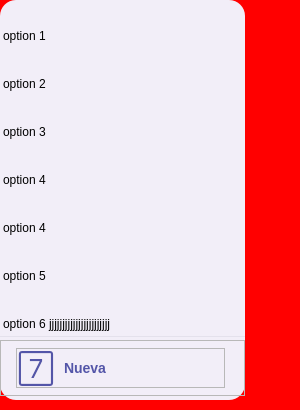
<?xml version="1.0" encoding="UTF-8"?>
<ui version="4.0">
 <class>consulList</class>
 <widget class="QWidget" name="consulList">
  <property name="geometry">
   <rect>
    <x>0</x>
    <y>0</y>
    <width>300</width>
    <height>410</height>
   </rect>
  </property>
  <property name="sizePolicy">
   <sizepolicy hsizetype="Maximum" vsizetype="Maximum">
    <horstretch>0</horstretch>
    <verstretch>0</verstretch>
   </sizepolicy>
  </property>
  <property name="minimumSize">
   <size>
    <width>300</width>
    <height>410</height>
   </size>
  </property>
  <property name="maximumSize">
   <size>
    <width>300</width>
    <height>410</height>
   </size>
  </property>
  <property name="windowTitle">
   <string>Form</string>
  </property>
  <property name="styleSheet">
   <string notr="true">QWidget
{
background:red;
}

QFrame#FrameBase
{
background:#FFFBFF;
border-radius: 16px;
}

QFrame#mainFrame
{
background:rgba(83, 85, 168, 20);
border-radius: 16px;

}

QFrame#buttonFrame
{
background:none;
}

QFrame#dataFrame
{
background:None;

border-bottom-width: 1px;
border-style: solid;
border-bottom-color: #E4E1EC;
}

QFrame#dataButtonFrame
{
background:none;
}

QLabel#iconLabel
{
background:None;
color:#5355A8;
font-family:Material Icons;
font-style: normal;
font-size: 26px;
}

QLabel#labelButton {
color:#5355A8;
font-family: 'Roboto';
background: none;
font-weight: 500;
font-size: 14px;
line-height: 20px;
}

QScrollArea#scrollAreaList
{
background:transparent;
border:None;
}

QScrollBar:vertical
{
background:None;
border:None;
width: 0px;
}

QWidget#listScroll
{
background:transparent;

}

QFrame#itemFrame
{
background:green;
}

QLabel
{
background:None;
}

</string>
  </property>
  <widget class="QFrame" name="FrameBase">
   <property name="geometry">
    <rect>
     <x>0</x>
     <y>0</y>
     <width>245</width>
     <height>400</height>
    </rect>
   </property>
   <property name="minimumSize">
    <size>
     <width>125</width>
     <height>56</height>
    </size>
   </property>
   <property name="maximumSize">
    <size>
     <width>245</width>
     <height>400</height>
    </size>
   </property>
   <property name="frameShape">
    <enum>QFrame::StyledPanel</enum>
   </property>
   <property name="frameShadow">
    <enum>QFrame::Raised</enum>
   </property>
   <layout class="QVBoxLayout" name="verticalLayout">
    <property name="spacing">
     <number>0</number>
    </property>
    <property name="leftMargin">
     <number>0</number>
    </property>
    <property name="topMargin">
     <number>0</number>
    </property>
    <property name="rightMargin">
     <number>0</number>
    </property>
    <property name="bottomMargin">
     <number>0</number>
    </property>
    <item>
     <widget class="QFrame" name="mainFrame">
      <property name="frameShape">
       <enum>QFrame::StyledPanel</enum>
      </property>
      <property name="frameShadow">
       <enum>QFrame::Raised</enum>
      </property>
      <layout class="QVBoxLayout" name="verticalLayout_2">
       <property name="spacing">
        <number>0</number>
       </property>
       <property name="leftMargin">
        <number>0</number>
       </property>
       <property name="topMargin">
        <number>0</number>
       </property>
       <property name="rightMargin">
        <number>0</number>
       </property>
       <property name="bottomMargin">
        <number>0</number>
       </property>
       <item>
        <widget class="QFrame" name="dataFrame">
         <property name="maximumSize">
          <size>
           <width>245</width>
           <height>334</height>
          </size>
         </property>
         <property name="frameShape">
          <enum>QFrame::StyledPanel</enum>
         </property>
         <property name="frameShadow">
          <enum>QFrame::Raised</enum>
         </property>
         <widget class="QScrollArea" name="scrollAreaList">
          <property name="geometry">
           <rect>
            <x>3</x>
            <y>9</y>
            <width>239</width>
            <height>331</height>
           </rect>
          </property>
          <property name="maximumSize">
           <size>
            <width>239</width>
            <height>331</height>
           </size>
          </property>
          <property name="widgetResizable">
           <bool>true</bool>
          </property>
          <widget class="QWidget" name="listScroll">
           <property name="geometry">
            <rect>
             <x>0</x>
             <y>0</y>
             <width>239</width>
             <height>386</height>
            </rect>
           </property>
           <property name="maximumSize">
            <size>
             <width>16777215</width>
             <height>16777215</height>
            </size>
           </property>
           <layout class="QVBoxLayout" name="verticalLayout_3">
            <property name="spacing">
             <number>0</number>
            </property>
            <property name="leftMargin">
             <number>0</number>
            </property>
            <property name="topMargin">
             <number>0</number>
            </property>
            <property name="rightMargin">
             <number>0</number>
            </property>
            <property name="bottomMargin">
             <number>0</number>
            </property>
            <item>
             <widget class="QLabel" name="label">
              <property name="minimumSize">
               <size>
                <width>0</width>
                <height>48</height>
               </size>
              </property>
              <property name="text">
               <string>option 1</string>
              </property>
             </widget>
            </item>
            <item>
             <widget class="QLabel" name="label_4">
              <property name="minimumSize">
               <size>
                <width>0</width>
                <height>48</height>
               </size>
              </property>
              <property name="text">
               <string>option 2</string>
              </property>
             </widget>
            </item>
            <item>
             <widget class="QLabel" name="label_5">
              <property name="minimumSize">
               <size>
                <width>0</width>
                <height>48</height>
               </size>
              </property>
              <property name="text">
               <string>option 3</string>
              </property>
             </widget>
            </item>
            <item>
             <widget class="QLabel" name="label_3">
              <property name="minimumSize">
               <size>
                <width>0</width>
                <height>48</height>
               </size>
              </property>
              <property name="text">
               <string>option 4</string>
              </property>
             </widget>
            </item>
            <item>
             <widget class="QLabel" name="label_8">
              <property name="minimumSize">
               <size>
                <width>0</width>
                <height>48</height>
               </size>
              </property>
              <property name="text">
               <string>option 4</string>
              </property>
             </widget>
            </item>
            <item>
             <widget class="QLabel" name="label_6">
              <property name="minimumSize">
               <size>
                <width>0</width>
                <height>48</height>
               </size>
              </property>
              <property name="text">
               <string>option 5</string>
              </property>
             </widget>
            </item>
            <item>
             <widget class="QLabel" name="label_7">
              <property name="minimumSize">
               <size>
                <width>0</width>
                <height>48</height>
               </size>
              </property>
              <property name="text">
               <string>option 6 jjjjjjjjjjjjjjjjjjjjjjj</string>
              </property>
              <property name="textFormat">
               <enum>Qt::PlainText</enum>
              </property>
              <property name="scaledContents">
               <bool>false</bool>
              </property>
             </widget>
            </item>
            <item>
             <widget class="QLabel" name="label_2">
              <property name="minimumSize">
               <size>
                <width>0</width>
                <height>48</height>
               </size>
              </property>
              <property name="text">
               <string>option 7</string>
              </property>
             </widget>
            </item>
            <item>
             <widget class="QFrame" name="itemFrame">
              <property name="enabled">
               <bool>true</bool>
              </property>
              <property name="maximumSize">
               <size>
                <width>239</width>
                <height>16777215</height>
               </size>
              </property>
              <property name="frameShape">
               <enum>QFrame::StyledPanel</enum>
              </property>
              <property name="frameShadow">
               <enum>QFrame::Raised</enum>
              </property>
              <layout class="QVBoxLayout" name="verticalLayout_4">
               <property name="spacing">
                <number>0</number>
               </property>
               <property name="leftMargin">
                <number>0</number>
               </property>
               <property name="topMargin">
                <number>0</number>
               </property>
               <property name="rightMargin">
                <number>0</number>
               </property>
               <property name="bottomMargin">
                <number>0</number>
               </property>
              </layout>
             </widget>
            </item>
            <item>
             <spacer name="verticalSpacer">
              <property name="orientation">
               <enum>Qt::Vertical</enum>
              </property>
              <property name="sizeHint" stdset="0">
               <size>
                <width>20</width>
                <height>38</height>
               </size>
              </property>
             </spacer>
            </item>
           </layout>
          </widget>
         </widget>
        </widget>
       </item>
       <item>
        <widget class="QFrame" name="buttonFrame">
         <property name="minimumSize">
          <size>
           <width>0</width>
           <height>56</height>
          </size>
         </property>
         <property name="maximumSize">
          <size>
           <width>16777215</width>
           <height>56</height>
          </size>
         </property>
         <property name="frameShape">
          <enum>QFrame::StyledPanel</enum>
         </property>
         <property name="frameShadow">
          <enum>QFrame::Raised</enum>
         </property>
         <widget class="QFrame" name="dataButtonFrame">
          <property name="enabled">
           <bool>true</bool>
          </property>
          <property name="geometry">
           <rect>
            <x>16</x>
            <y>8</y>
            <width>209</width>
            <height>40</height>
           </rect>
          </property>
          <property name="minimumSize">
           <size>
            <width>89</width>
            <height>40</height>
           </size>
          </property>
          <property name="maximumSize">
           <size>
            <width>209</width>
            <height>40</height>
           </size>
          </property>
          <property name="frameShape">
           <enum>QFrame::StyledPanel</enum>
          </property>
          <property name="frameShadow">
           <enum>QFrame::Raised</enum>
          </property>
          <widget class="QLabel" name="iconLabel">
           <property name="geometry">
            <rect>
             <x>0</x>
             <y>0</y>
             <width>40</width>
             <height>40</height>
            </rect>
           </property>
           <property name="minimumSize">
            <size>
             <width>40</width>
             <height>40</height>
            </size>
           </property>
           <property name="maximumSize">
            <size>
             <width>40</width>
             <height>40</height>
            </size>
           </property>
           <property name="text">
            <string></string>
           </property>
           <property name="alignment">
            <set>Qt::AlignCenter</set>
           </property>
          </widget>
          <widget class="QLabel" name="labelButton">
           <property name="geometry">
            <rect>
             <x>48</x>
             <y>10</y>
             <width>160</width>
             <height>20</height>
            </rect>
           </property>
           <property name="minimumSize">
            <size>
             <width>35</width>
             <height>20</height>
            </size>
           </property>
           <property name="maximumSize">
            <size>
             <width>160</width>
             <height>20</height>
            </size>
           </property>
           <property name="text">
            <string>Nueva</string>
           </property>
           <property name="indent">
            <number>0</number>
           </property>
           <property name="textInteractionFlags">
            <set>Qt::NoTextInteraction</set>
           </property>
          </widget>
         </widget>
        </widget>
       </item>
      </layout>
     </widget>
    </item>
   </layout>
  </widget>
 </widget>
 <resources/>
 <connections/>
</ui>
